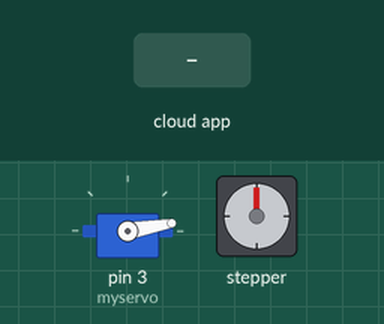
Simulated run of this sketch. Board: Arduino Uno, built with avr-gcc and run on an emulated ATmega328P. On the bench: servo, stepper motor. The inputs (shaded band) are chosen by the test bench. The RemoteXY app is connected; stepper angles assume 4096 steps per turn.

Above: at 1.2 s.
1.3 s: the phone or cloud app sets up_btn to 1
At 2.09 s:
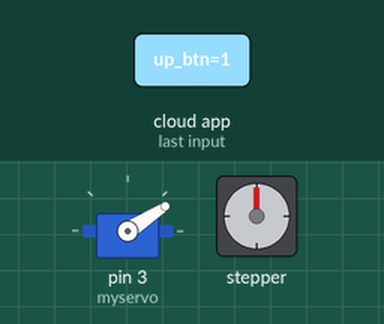
4.3 s: the phone or cloud app sets up_btn to 0
At 5.1 s:
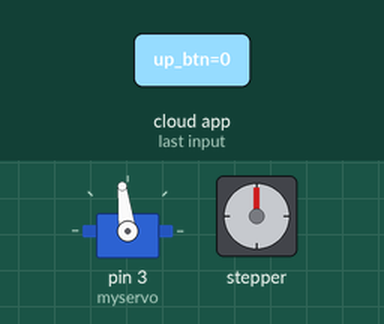
5.8 s: the phone or cloud app sets left_btn to 1
At 5.95 s:
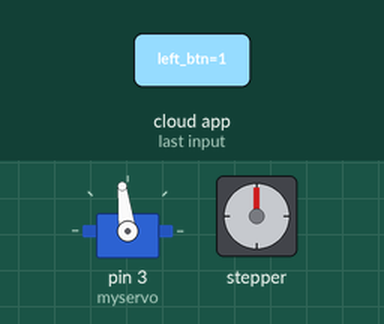
8.8 s: the phone or cloud app sets up_btn to 1
At 9.05 s:
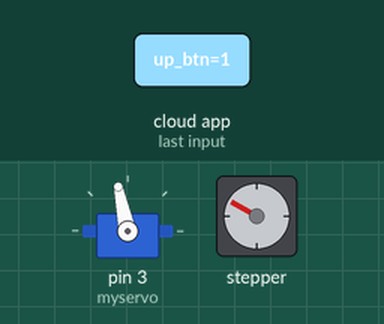
11.8 s: the phone or cloud app sets up_btn to 0
At 11.98 s:
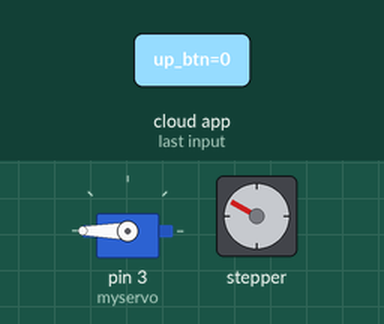
14.8 s: the phone or cloud app sets left_btn to 0
At 15.4 s:
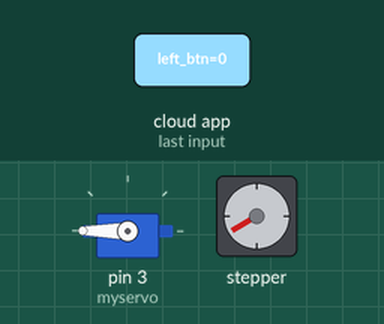
Timing chart, 0 to 17.4 s (numbered marks = the images above; inputs shaded):
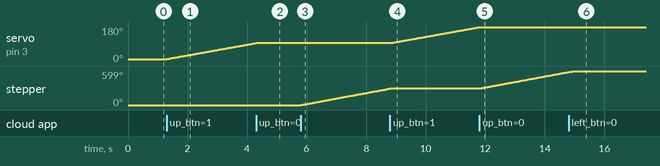

Measured:
- after the input at 1.3 s, servo on pin 3 (myservo): moves from 10° to 95° over 3.0 s, starting at once
- after the input at 4.3 s, servo on pin 3 (myservo): goes on until 4.3 s, then stays 97°
- after the input at 5.8 s, stepper: keeps turning clockwise at about 97°/s, starting at once
- after the input at 8.8 s, servo on pin 3 (myservo): moves from 97° to 179° over 2.9 s, starting after 0.11 s; stepper: goes on until 8.9 s, then stays 299°
- after the input at 11.8 s, stepper: keeps turning clockwise at about 97°/s, starting after 0.08 s
- after the input at 14.8 s, stepper: goes on until 15.0 s, then stays 599°

The sketch:

laser_control.ino
```cpp
// RemoteXY select connection mode and include library
#define REMOTEXY_MODE__ESP8266_HARDSERIAL_POINT

#include <RemoteXY.h>
#include <CheapStepper.h>
#include <Servo.h>
Servo myservo;
CheapStepper Main (9,10,11,12);
int pos = 10;


// RemoteXY connection settings
#define REMOTEXY_SERIAL Serial
#define REMOTEXY_SERIAL_SPEED 115200
#define REMOTEXY_WIFI_SSID "RemoteXY"
#define REMOTEXY_WIFI_PASSWORD "12345678"
#define REMOTEXY_SERVER_PORT 6377


// RemoteXY configurate
#pragma pack(push, 1)
uint8_t RemoteXY_CONF[] =   // 61 bytes
  { 255,4,0,0,0,54,0,16,8,1,1,1,23,33,12,12,2,31,85,112,
  0,1,1,20,66,19,12,2,31,68,111,119,110,0,1,1,3,50,16,12,
  2,31,76,101,102,116,0,1,1,39,49,18,12,2,31,82,105,103,104,116,
  0 };

// this structure defines all the variables and events of your control interface
struct {

    // input variables
  uint8_t up_btn; // =1 if button pressed, else =0
  uint8_t down_btn; // =1 if button pressed, else =0
  uint8_t left_btn; // =1 if button pressed, else =0
  uint8_t right_btn; // =1 if button pressed, else =0

    // other variable
  uint8_t connect_flag;  // =1 if wire connected, else =0

} RemoteXY;
#pragma pack(pop)


void setup() {
  // put your setup code here, to run once:
  RemoteXY_Init ();
Main.setRpm(3);
myservo.attach(3);
myservo.write(10);
}


void loop() {
  RemoteXY_Handler ();
   if (RemoteXY.up_btn)
      up();
   else if (RemoteXY.left_btn)
      lift();
   else if(RemoteXY.right_btn)
      right();
   else if(RemoteXY.down_btn)
      down();
}


void right()
{
 Main.moveDegreesCCW(30);
}
void lift()
{
 Main.moveDegreesCW(30);
}
void down(){
  int p = 3;
  while(p != 0){
    pos--;
    p--;
    myservo.write(pos);
    delay(35);
  }
}
void up(){
  int p = 0;
  while(p != 3){
    pos++;
    p++;
    myservo.write(pos);
    delay(35);
  }
}
```
